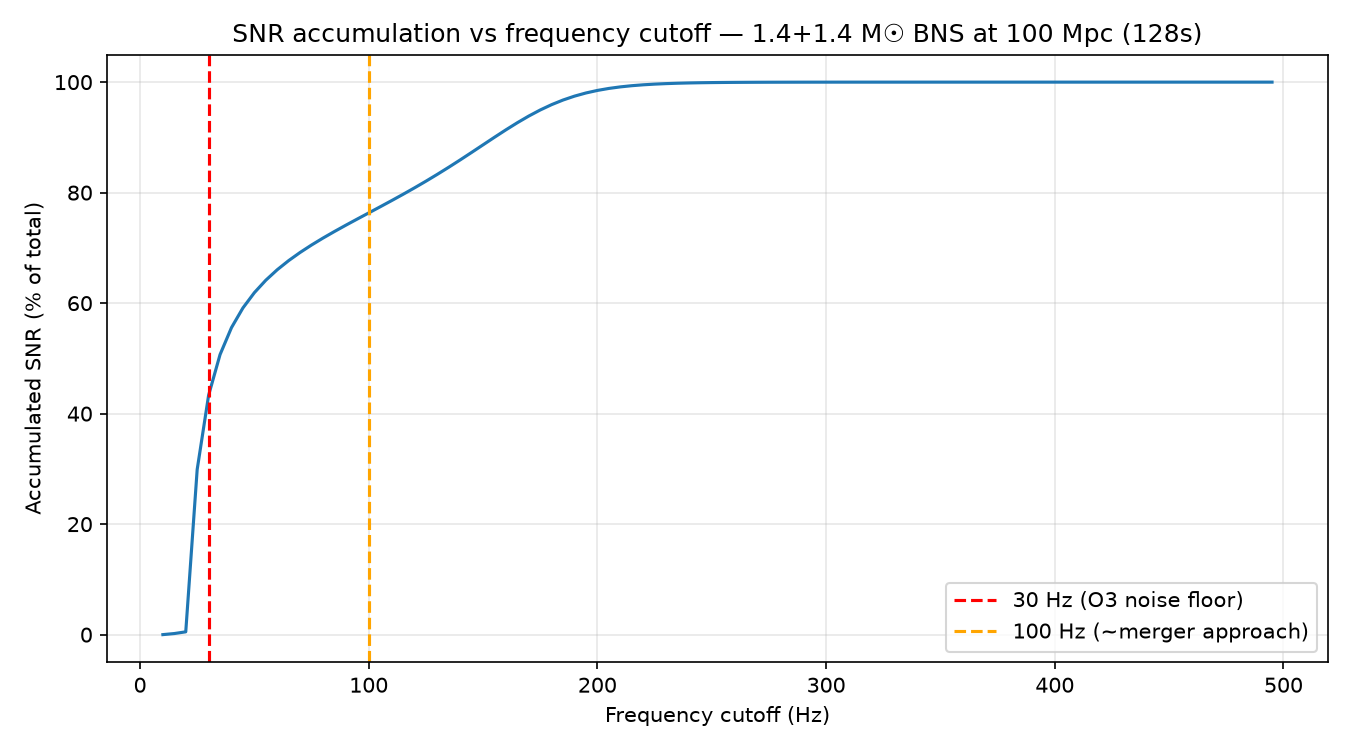

Generate this figure with Python:
import torch
import numpy as np
import matplotlib.pyplot as plt
from ml4gw.waveforms import IMRPhenomD
from ml4gw.waveforms.generator import TimeDomainCBCWaveformGenerator
from ml4gw.waveforms.conversion import chirp_mass_and_mass_ratio_to_components

SAMPLE_RATE = 2048
DURATION    = 128      # BNS inspiral needs ~100s to capture low-frequency content
F_MIN       = 10.0
F_REF       = 20.0

chirp_mass = torch.tensor([1.2189])
mass_ratio = torch.tensor([1.0])
mass_1, mass_2 = chirp_mass_and_mass_ratio_to_components(chirp_mass, mass_ratio)

params = {
    "mass_1":      mass_1,
    "mass_2":      mass_2,
    "s1z":         torch.tensor([0.0]),
    "s2z":         torch.tensor([0.0]),
    "distance":    torch.tensor([100.0]),
    "phic":        torch.tensor([0.0]),
    "inclination": torch.tensor([0.0]),
    "chirp_mass":  chirp_mass,
    "mass_ratio":  mass_ratio,
    "chi1":        torch.tensor([0.0]),
    "chi2":        torch.tensor([0.0]),
}

generator = TimeDomainCBCWaveformGenerator(
    approximant=IMRPhenomD(),
    sample_rate=SAMPLE_RATE,
    f_min=F_MIN,
    duration=DURATION,
    f_ref=F_REF,
    right_pad=0.1,
)

hc, hp = generator(**params)
assert not torch.all(torch.isnan(hp)), "Waveform is all NaN"
hp = torch.nan_to_num(hp, nan=0.0)

hp_td   = hp.squeeze().numpy()
hp_fd   = np.fft.rfft(hp_td)
freqs   = np.fft.rfftfreq(len(hp_td), d=1.0 / SAMPLE_RATE)
df      = freqs[1] - freqs[0]

def aligo_psd(f):
    f   = np.asarray(f, dtype=float)
    psd = np.ones_like(f) * 1e-40
    mask = f >= F_MIN
    fs   = f[mask]
    p = (
        0.0152 * fs**(-4)
        + 0.2935 * (fs / 245.4)**9.99
        + (1 - (fs / 145.3)**2 + 0.4 * (fs / 145.3)**4)
        / (1 + 0.5 * (fs / 145.3)**2)
    )**2 * 1e-49
    psd[mask] = p
    return psd

psd = aligo_psd(freqs)
psd[psd <= 0] = 1e-80

f_cutoffs = np.arange(10, 500, 5)
snrs = []
for f_cut in f_cutoffs:
    mask = (freqs >= F_MIN) & (freqs <= f_cut)
    snr  = np.sqrt(4 * df * np.sum((np.abs(hp_fd[mask])**2) / psd[mask]))
    snrs.append(snr)

snrs        = np.array(snrs)
snr_fraction = snrs / snrs[-1]

plt.figure(figsize=(9, 5))
plt.plot(f_cutoffs, snr_fraction * 100)
plt.xlabel("Frequency cutoff (Hz)")
plt.ylabel("Accumulated SNR (% of total)")
plt.title("SNR accumulation vs frequency cutoff — 1.4+1.4 M☉ BNS at 100 Mpc (128s)")
plt.axvline(30,  color="red",    linestyle="--", label="30 Hz (O3 noise floor)")
plt.axvline(100, color="orange", linestyle="--", label="100 Hz (~merger approach)")
plt.legend()
plt.grid(True, alpha=0.3)
plt.tight_layout()
plt.savefig("snr_vs_cutoff.png", dpi=150)
print("Saved snr_vs_cutoff.png")
print(f"SNR at 30 Hz:  {snr_fraction[np.argmin(np.abs(f_cutoffs-30))]  * 100:.1f}% of total")
print(f"SNR at 100 Hz: {snr_fraction[np.argmin(np.abs(f_cutoffs-100))] * 100:.1f}% of total")
